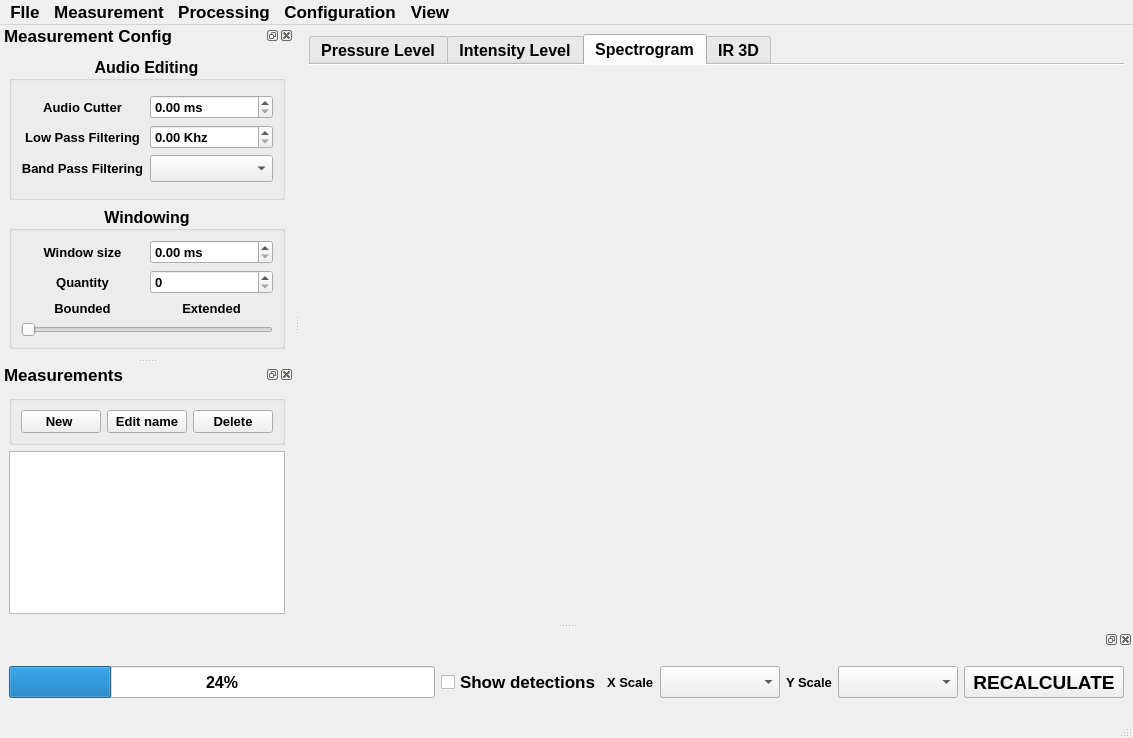
<?xml version="1.0" encoding="UTF-8"?>
<ui version="4.0">
 <class>MainWindow</class>
 <widget class="QMainWindow" name="MainWindow">
  <property name="geometry">
   <rect>
    <x>0</x>
    <y>0</y>
    <width>1133</width>
    <height>738</height>
   </rect>
  </property>
  <property name="font">
   <font>
    <pointsize>13</pointsize>
    <weight>75</weight>
    <bold>true</bold>
   </font>
  </property>
  <property name="windowTitle">
   <string>MainWindow</string>
  </property>
  <widget class="QWidget" name="centralwidget">
   <layout class="QGridLayout" name="gridLayout_8">
    <item row="0" column="0">
     <widget class="QTabWidget" name="tabWidget">
      <property name="font">
       <font>
        <pointsize>12</pointsize>
        <weight>75</weight>
        <bold>true</bold>
       </font>
      </property>
      <property name="toolTip">
       <string/>
      </property>
      <property name="currentIndex">
       <number>2</number>
      </property>
      <property name="documentMode">
       <bool>true</bool>
      </property>
      <property name="movable">
       <bool>true</bool>
      </property>
      <widget class="QWidget" name="tabPressureLevel">
       <attribute name="title">
        <string>Pressure Level</string>
       </attribute>
       <layout class="QGridLayout" name="gridLayout_6">
        <item row="0" column="0">
         <widget class="MatplotlibWidget" name="plotPressure"/>
        </item>
       </layout>
      </widget>
      <widget class="QWidget" name="tabIntensityLevel">
       <attribute name="title">
        <string>Intensity Level</string>
       </attribute>
       <layout class="QGridLayout" name="gridLayout_7">
        <item row="0" column="0">
         <widget class="MatplotlibWidget" name="plotIntensity"/>
        </item>
       </layout>
      </widget>
      <widget class="QWidget" name="tabSpectogram">
       <attribute name="title">
        <string>Spectrogram</string>
       </attribute>
       <layout class="QGridLayout" name="gridLayout_5">
        <item row="0" column="0">
         <widget class="MatplotlibWidget" name="plotSpectrogram"/>
        </item>
       </layout>
      </widget>
      <widget class="QWidget" name="tab">
       <attribute name="title">
        <string>IR 3D</string>
       </attribute>
       <layout class="QGridLayout" name="gridLayout_9">
        <item row="0" column="0">
         <widget class="MatplotlibWidget" name="plotIR3D"/>
        </item>
       </layout>
      </widget>
     </widget>
    </item>
   </layout>
  </widget>
  <widget class="QMenuBar" name="menubar">
   <property name="geometry">
    <rect>
     <x>0</x>
     <y>0</y>
     <width>1133</width>
     <height>21</height>
    </rect>
   </property>
   <widget class="QMenu" name="menuFIle">
    <property name="title">
     <string>FIle</string>
    </property>
    <addaction name="actionNew_project"/>
    <addaction name="actionImport_Measurement"/>
   </widget>
   <widget class="QMenu" name="menuProcessing">
    <property name="title">
     <string>Processing</string>
    </property>
    <addaction name="actionA_to_B_convertion"/>
   </widget>
   <widget class="QMenu" name="menuConfiguration">
    <property name="font">
     <font>
      <pointsize>12</pointsize>
      <weight>75</weight>
      <bold>true</bold>
     </font>
    </property>
    <property name="title">
     <string>Configuration</string>
    </property>
   </widget>
   <widget class="QMenu" name="menuView">
    <property name="title">
     <string>View</string>
    </property>
   </widget>
   <widget class="QMenu" name="menuMeasurement">
    <property name="title">
     <string>Measurement</string>
    </property>
   </widget>
   <addaction name="menuFIle"/>
   <addaction name="menuMeasurement"/>
   <addaction name="menuProcessing"/>
   <addaction name="menuConfiguration"/>
   <addaction name="menuView"/>
  </widget>
  <widget class="QStatusBar" name="statusbar"/>
  <widget class="QDockWidget" name="AudioDock">
   <property name="minimumSize">
    <size>
     <width>266</width>
     <height>333</height>
    </size>
   </property>
   <property name="font">
    <font>
     <pointsize>13</pointsize>
     <weight>75</weight>
     <bold>true</bold>
    </font>
   </property>
   <property name="floating">
    <bool>false</bool>
   </property>
   <property name="windowTitle">
    <string>Measurement Config</string>
   </property>
   <attribute name="dockWidgetArea">
    <number>1</number>
   </attribute>
   <widget class="QWidget" name="dockWidgetContents">
    <layout class="QVBoxLayout" name="verticalLayout_3">
     <item>
      <widget class="QGroupBox" name="groupBox">
       <property name="font">
        <font>
         <pointsize>12</pointsize>
         <weight>75</weight>
         <bold>true</bold>
        </font>
       </property>
       <property name="title">
        <string>Audio Editing</string>
       </property>
       <property name="alignment">
        <set>Qt::AlignCenter</set>
       </property>
       <layout class="QGridLayout" name="gridLayout_3">
        <item row="0" column="0">
         <layout class="QVBoxLayout" name="verticalLayout_2">
          <item>
           <layout class="QHBoxLayout" name="horizontalLayout_2">
            <item>
             <widget class="QLabel" name="label">
              <property name="minimumSize">
               <size>
                <width>83</width>
                <height>0</height>
               </size>
              </property>
              <property name="font">
               <font>
                <pointsize>10</pointsize>
                <weight>75</weight>
                <bold>true</bold>
               </font>
              </property>
              <property name="text">
               <string>Audio Cutter</string>
              </property>
              <property name="alignment">
               <set>Qt::AlignCenter</set>
              </property>
             </widget>
            </item>
            <item>
             <widget class="QDoubleSpinBox" name="doubleSpinBox">
              <property name="font">
               <font>
                <pointsize>10</pointsize>
                <weight>75</weight>
                <bold>true</bold>
               </font>
              </property>
              <property name="mouseTracking">
               <bool>true</bool>
              </property>
              <property name="suffix">
               <string> ms</string>
              </property>
             </widget>
            </item>
           </layout>
          </item>
          <item>
           <layout class="QHBoxLayout" name="horizontalLayout_3">
            <item>
             <widget class="QLabel" name="label_2">
              <property name="minimumSize">
               <size>
                <width>115</width>
                <height>0</height>
               </size>
              </property>
              <property name="font">
               <font>
                <pointsize>10</pointsize>
                <weight>75</weight>
                <bold>true</bold>
               </font>
              </property>
              <property name="text">
               <string>Low Pass Filtering</string>
              </property>
              <property name="alignment">
               <set>Qt::AlignCenter</set>
              </property>
             </widget>
            </item>
            <item>
             <widget class="QDoubleSpinBox" name="doubleSpinBox_2">
              <property name="font">
               <font>
                <pointsize>10</pointsize>
                <weight>75</weight>
                <bold>true</bold>
               </font>
              </property>
              <property name="suffix">
               <string> Khz</string>
              </property>
             </widget>
            </item>
           </layout>
          </item>
          <item>
           <layout class="QHBoxLayout" name="horizontalLayout_4">
            <item>
             <widget class="QLabel" name="label_3">
              <property name="minimumSize">
               <size>
                <width>121</width>
                <height>0</height>
               </size>
              </property>
              <property name="font">
               <font>
                <pointsize>10</pointsize>
                <weight>75</weight>
                <bold>true</bold>
               </font>
              </property>
              <property name="text">
               <string>Band Pass Filtering</string>
              </property>
              <property name="alignment">
               <set>Qt::AlignCenter</set>
              </property>
             </widget>
            </item>
            <item>
             <widget class="QComboBox" name="comboBox"/>
            </item>
           </layout>
          </item>
         </layout>
        </item>
       </layout>
      </widget>
     </item>
     <item>
      <widget class="QGroupBox" name="groupBox_2">
       <property name="font">
        <font>
         <pointsize>12</pointsize>
         <weight>75</weight>
         <bold>true</bold>
         <strikeout>false</strikeout>
         <kerning>true</kerning>
        </font>
       </property>
       <property name="title">
        <string>Windowing</string>
       </property>
       <property name="alignment">
        <set>Qt::AlignCenter</set>
       </property>
       <layout class="QGridLayout" name="gridLayout_2">
        <item row="0" column="0">
         <layout class="QVBoxLayout" name="verticalLayout">
          <item>
           <layout class="QHBoxLayout" name="horizontalLayout_5">
            <item>
             <widget class="QLabel" name="label_4">
              <property name="minimumSize">
               <size>
                <width>100</width>
                <height>0</height>
               </size>
              </property>
              <property name="font">
               <font>
                <pointsize>10</pointsize>
                <weight>75</weight>
                <bold>true</bold>
               </font>
              </property>
              <property name="text">
               <string>Window size</string>
              </property>
              <property name="alignment">
               <set>Qt::AlignCenter</set>
              </property>
             </widget>
            </item>
            <item>
             <widget class="QDoubleSpinBox" name="doubleSpinBox_3">
              <property name="font">
               <font>
                <pointsize>10</pointsize>
                <weight>75</weight>
                <bold>true</bold>
               </font>
              </property>
              <property name="suffix">
               <string> ms</string>
              </property>
             </widget>
            </item>
           </layout>
          </item>
          <item>
           <layout class="QHBoxLayout" name="horizontalLayout_6">
            <item>
             <widget class="QLabel" name="label_5">
              <property name="minimumSize">
               <size>
                <width>70</width>
                <height>0</height>
               </size>
              </property>
              <property name="font">
               <font>
                <pointsize>10</pointsize>
                <weight>75</weight>
                <bold>true</bold>
               </font>
              </property>
              <property name="text">
               <string>Quantity</string>
              </property>
              <property name="alignment">
               <set>Qt::AlignCenter</set>
              </property>
             </widget>
            </item>
            <item>
             <widget class="QSpinBox" name="spinBox">
              <property name="font">
               <font>
                <pointsize>10</pointsize>
               </font>
              </property>
              <property name="maximum">
               <number>9999</number>
              </property>
             </widget>
            </item>
           </layout>
          </item>
          <item>
           <layout class="QGridLayout" name="gridLayout">
            <item row="0" column="0">
             <widget class="QLabel" name="label_6">
              <property name="minimumSize">
               <size>
                <width>70</width>
                <height>0</height>
               </size>
              </property>
              <property name="font">
               <font>
                <pointsize>10</pointsize>
                <weight>75</weight>
                <bold>true</bold>
               </font>
              </property>
              <property name="text">
               <string>Bounded</string>
              </property>
              <property name="alignment">
               <set>Qt::AlignCenter</set>
              </property>
             </widget>
            </item>
            <item row="0" column="1">
             <widget class="QLabel" name="label_7">
              <property name="minimumSize">
               <size>
                <width>70</width>
                <height>0</height>
               </size>
              </property>
              <property name="font">
               <font>
                <pointsize>10</pointsize>
                <weight>75</weight>
                <bold>true</bold>
               </font>
              </property>
              <property name="text">
               <string>Extended</string>
              </property>
              <property name="alignment">
               <set>Qt::AlignCenter</set>
              </property>
             </widget>
            </item>
            <item row="1" column="0" colspan="2">
             <widget class="QSlider" name="horizontalSlider">
              <property name="toolTip">
               <string extracomment="sdsadas"/>
              </property>
              <property name="statusTip">
               <string/>
              </property>
              <property name="maximum">
               <number>1</number>
              </property>
              <property name="orientation">
               <enum>Qt::Horizontal</enum>
              </property>
             </widget>
            </item>
           </layout>
          </item>
         </layout>
        </item>
       </layout>
      </widget>
     </item>
    </layout>
   </widget>
  </widget>
  <widget class="QDockWidget" name="measurementDock">
   <property name="minimumSize">
    <size>
     <width>275</width>
     <height>173</height>
    </size>
   </property>
   <property name="font">
    <font>
     <pointsize>13</pointsize>
     <weight>75</weight>
     <bold>true</bold>
    </font>
   </property>
   <property name="layoutDirection">
    <enum>Qt::LeftToRight</enum>
   </property>
   <property name="windowTitle">
    <string>Measurements</string>
   </property>
   <attribute name="dockWidgetArea">
    <number>1</number>
   </attribute>
   <widget class="QWidget" name="dockWidgetContents_6">
    <layout class="QVBoxLayout" name="verticalLayout_4">
     <item>
      <widget class="QGroupBox" name="groupBox_3">
       <property name="title">
        <string/>
       </property>
       <layout class="QHBoxLayout" name="horizontalLayout_7">
        <item>
         <widget class="QPushButton" name="pushButton">
          <property name="font">
           <font>
            <pointsize>10</pointsize>
            <weight>75</weight>
            <bold>true</bold>
           </font>
          </property>
          <property name="cursor">
           <cursorShape>PointingHandCursor</cursorShape>
          </property>
          <property name="contextMenuPolicy">
           <enum>Qt::DefaultContextMenu</enum>
          </property>
          <property name="text">
           <string>New </string>
          </property>
         </widget>
        </item>
        <item>
         <widget class="QPushButton" name="pushButton_2">
          <property name="font">
           <font>
            <pointsize>10</pointsize>
            <weight>75</weight>
            <bold>true</bold>
           </font>
          </property>
          <property name="cursor">
           <cursorShape>PointingHandCursor</cursorShape>
          </property>
          <property name="contextMenuPolicy">
           <enum>Qt::DefaultContextMenu</enum>
          </property>
          <property name="text">
           <string>Edit name</string>
          </property>
         </widget>
        </item>
        <item>
         <widget class="QPushButton" name="pushButton_3">
          <property name="font">
           <font>
            <pointsize>10</pointsize>
            <weight>75</weight>
            <bold>true</bold>
           </font>
          </property>
          <property name="cursor">
           <cursorShape>PointingHandCursor</cursorShape>
          </property>
          <property name="contextMenuPolicy">
           <enum>Qt::DefaultContextMenu</enum>
          </property>
          <property name="text">
           <string>Delete</string>
          </property>
         </widget>
        </item>
       </layout>
      </widget>
     </item>
     <item>
      <widget class="QListView" name="listView"/>
     </item>
    </layout>
   </widget>
  </widget>
  <widget class="QDockWidget" name="dockWidget">
   <property name="minimumSize">
    <size>
     <width>842</width>
     <height>84</height>
    </size>
   </property>
   <property name="floating">
    <bool>false</bool>
   </property>
   <attribute name="dockWidgetArea">
    <number>8</number>
   </attribute>
   <widget class="QWidget" name="dockWidgetContents_12">
    <layout class="QGridLayout" name="gridLayout_4">
     <item row="0" column="0">
      <widget class="QProgressBar" name="progressBar_2">
       <property name="minimumSize">
        <size>
         <width>0</width>
         <height>32</height>
        </size>
       </property>
       <property name="font">
        <font>
         <pointsize>12</pointsize>
         <weight>75</weight>
         <bold>true</bold>
        </font>
       </property>
       <property name="value">
        <number>24</number>
       </property>
      </widget>
     </item>
     <item row="0" column="1">
      <widget class="QCheckBox" name="showDetection">
       <property name="text">
        <string>Show detections</string>
       </property>
      </widget>
     </item>
     <item row="0" column="2">
      <layout class="QHBoxLayout" name="horizontalLayout_9">
       <item>
        <widget class="QLabel" name="label_8">
         <property name="minimumSize">
          <size>
           <width>0</width>
           <height>32</height>
          </size>
         </property>
         <property name="font">
          <font>
           <pointsize>10</pointsize>
           <weight>75</weight>
           <bold>true</bold>
          </font>
         </property>
         <property name="text">
          <string>X Scale</string>
         </property>
        </widget>
       </item>
       <item>
        <widget class="QComboBox" name="comboBox_2">
         <property name="minimumSize">
          <size>
           <width>120</width>
           <height>32</height>
          </size>
         </property>
        </widget>
       </item>
      </layout>
     </item>
     <item row="0" column="3">
      <layout class="QHBoxLayout" name="horizontalLayout_8">
       <item>
        <widget class="QLabel" name="label_9">
         <property name="font">
          <font>
           <pointsize>10</pointsize>
           <weight>75</weight>
           <bold>true</bold>
          </font>
         </property>
         <property name="text">
          <string>Y Scale</string>
         </property>
        </widget>
       </item>
       <item>
        <widget class="QComboBox" name="comboBox_3">
         <property name="minimumSize">
          <size>
           <width>120</width>
           <height>32</height>
          </size>
         </property>
        </widget>
       </item>
      </layout>
     </item>
     <item row="0" column="4">
      <widget class="QPushButton" name="btnRecalculate">
       <property name="minimumSize">
        <size>
         <width>160</width>
         <height>32</height>
        </size>
       </property>
       <property name="font">
        <font>
         <pointsize>14</pointsize>
         <weight>75</weight>
         <bold>true</bold>
        </font>
       </property>
       <property name="cursor">
        <cursorShape>PointingHandCursor</cursorShape>
       </property>
       <property name="contextMenuPolicy">
        <enum>Qt::DefaultContextMenu</enum>
       </property>
       <property name="text">
        <string>RECALCULATE</string>
       </property>
      </widget>
     </item>
    </layout>
   </widget>
  </widget>
  <action name="actionNew_project">
   <property name="text">
    <string>New Project</string>
   </property>
   <property name="font">
    <font>
     <pointsize>12</pointsize>
     <weight>50</weight>
     <bold>false</bold>
    </font>
   </property>
  </action>
  <action name="actionImport_Measurement">
   <property name="text">
    <string>Import Measurement</string>
   </property>
   <property name="font">
    <font>
     <pointsize>12</pointsize>
    </font>
   </property>
  </action>
  <action name="actionA_to_B_convertion">
   <property name="text">
    <string>A to B convertion</string>
   </property>
   <property name="font">
    <font>
     <pointsize>12</pointsize>
     <weight>50</weight>
     <bold>false</bold>
    </font>
   </property>
  </action>
 </widget>
 <customwidgets>
  <customwidget>
   <class>MatplotlibWidget</class>
   <extends>QWidget</extends>
   <header>matplotlibwidget</header>
  </customwidget>
 </customwidgets>
 <resources/>
 <connections/>
</ui>
